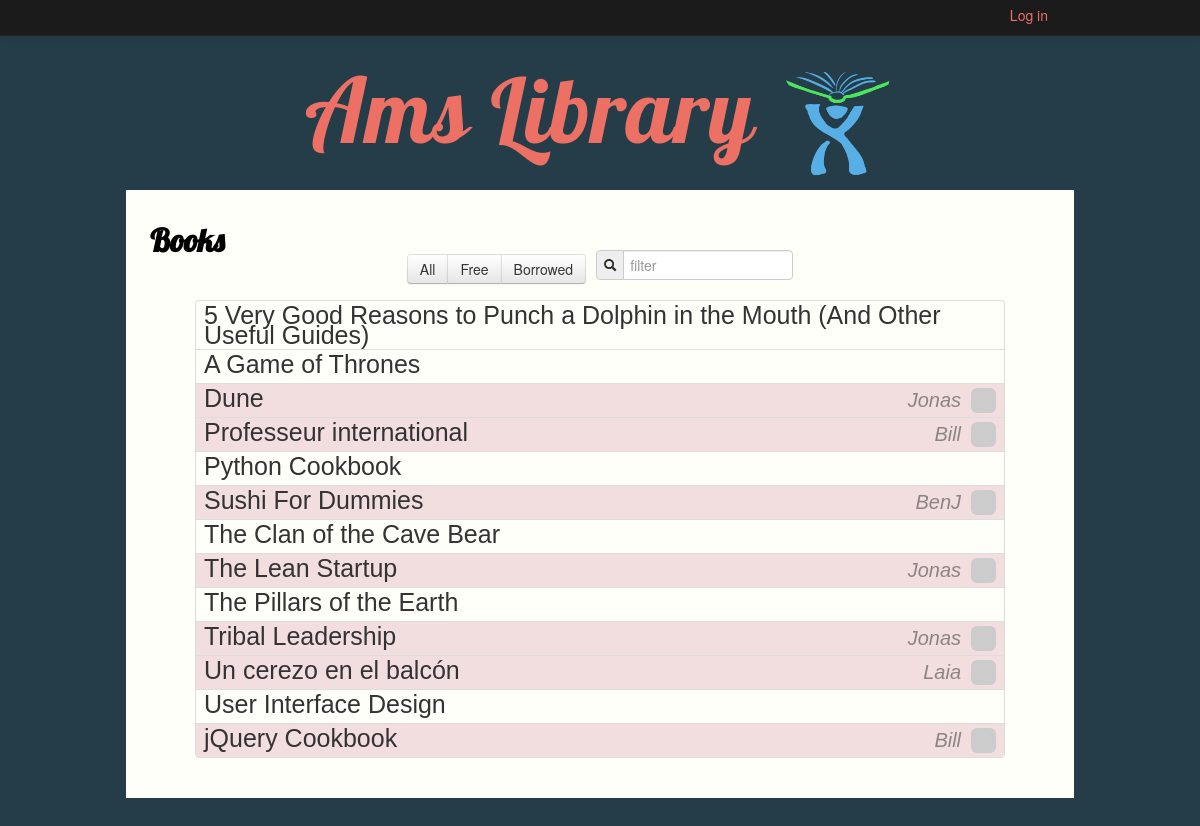
The page / on the database its author committed.
### tables this page shows
CREATE TABLE books (
  id integer primary key autoincrement,
  title string not null,
  description string,
  authors string,
  publisher string,
  publisherDate string,
  ISBN integer,
  thumbnail string,
  webReaderLink string,
  borrower string,
  borrowerGr string
);

### flaskr.py (the view)
@app.route("/")
def show_entries():
    db = get_db()
    cur = db.execute("select * from books order by title asc")
    books = cur.fetchall()
    borrowedBooks = None
    if session.get("logged_in"):
        borrowedBooks = db.execute("select * from books where borrower=? order by title asc", [session["username"]]).fetchall()
    return render_template("show_books.html", books=books, borrowedBooks=borrowedBooks)

### flaskr.py (called while the page is built)
def get_db():
    top = _app_ctx_stack.top
    if not hasattr(top, "sqlite_db"):
        sqlite_db = sqlite3.connect(app.config["DATABASE"])
        sqlite_db.row_factory = sqlite3.Row
        top.sqlite_db = sqlite_db
    return top.sqlite_db

@app.teardown_appcontext
def close_db_connection(exception):
    top = _app_ctx_stack.top
    if hasattr(top, "sqlite_db"):
        top.sqlite_db.close()

### templates/show_books.html (shortened to what this page needs)
{% extends "layout.html" %}
{% block body %}
    <h2>Books</h2>
    <div class="filter-books">
        <div class="btn-group filter-books inline">
            <button class="btn" onclick="filterAll()">All</button>
            <button class="btn" onclick="filterAvailable()">Free</button>
            <button class="btn" onclick="filterBorrowed()">Borrowed</button>
        </div>
        <div class="input-prepend filter-books inline">
            <span class="add-on"><i class="icon-search"></i></span>
            <input class="span2" id="prependedInput" type="text" placeholder="filter" onkeyup="filterTitle()">
        </div>
    </div>
    <table class="table table-bordered table-books">
        {% for book in books %}
            <tr {% if book.borrower %}class="error"{% endif %}
                onclick="location.href='{{ url_for('detail', post_id=book.id) }}'">
                <td>
                    {{ book.title }}
                    {% if book.borrowerGr %}
                        <div class="pull-right">
                            <em>{{ book.borrower }}</em>
                            <img src="{{ book.borrowerGr ~ "&s=25" }}" alt="img" height="25" width="25" class="img-rounded"/>
                        </div>
                    {% endif %}
                </td>
            </tr>
        {% else %}
            <em>Unbelievable. No books here so far!</em>
        {% endfor %}
    </table>
{% endblock %}

### templates/layout.html (shortened to what this page needs)
<!DOCTYPE html>
<html class="no-js">
<head>
    <link rel="stylesheet" href="{{ url_for("static", filename="css/bootstrap.min.css") }}">
    <link rel="stylesheet" href="{{ url_for("static", filename="css/bootstrap-responsive.min.css") }}">
    <link rel=stylesheet type=text/css href="{{ url_for("static", filename="style.css") }}">
</head>
<body>
<div class="navbar navbar-inverse navbar-fixed-top">
    <div class="navbar-perso navbar-inner">
        <div class="container">
            <div class="pull-right">
                {% if not session.logged_in %}
                    <a href="{{ url_for("login") }}">Log in</a>
                {% else %}
                    Logged as {{ session.username }}
                    <img src="{{ session.gravatar ~ "&s=25" }}" alt="img" height="25" width="25"/>
                    <a href="{{ url_for("logout") }}">Log out</a>
                {% endif %}
            </div>
        </div>
    </div>
</div>
<div class="row-fluid title">
    <div class="span12">
        <div><a href="{{ url_for("show_entries") }}">Ams Library</a></div>
        <img src="{{ url_for("static", filename="img/bookcharlie.png") }}">
    </div>
</div>
<div class="container">
    {% block body %}{% endblock %}
</div>
</body>
</html>

### static/style.css (style rules this page uses)
body { background: none repeat scroll 0% 0% rgb(37, 61, 72); }
.navbar-fixed-top { height: 50px; }
.navbar-fixed-top * { min-height: 0px; }
.container { max-width: 900px; }
.title { text-align: center; }
.title div { font-family: 'Lobster', cursive; color: #EC7063; font-size: 90px; letter-spacing: 1px; margin: auto; display: inline; }
.title img { height: 120px; width: 120px; }
.title .span12 { margin-bottom: 10px; }
h2 { font-family: 'Lobster', cursive; color: black; }
.navbar-perso { background-image: none !important; background-color: white; padding: 5px; min-height: 25px; color: white; }
.navbar-perso > * > * > * { margin: auto 2px; }
a { color: #EC7063; text-decoration: none; }
body > .container { background: #FFFFFA; padding: 20px 2%; font-family: sans-serif; }
.filter-books { text-align: center; top: -8px; position: relative; }
.filter-books > div { display: inline; margin: 0px 5px; }
.table { width: 90%; margin-left: auto; margin-right: auto; vertical-align: middle; }
table td em { font-size: 20px; margin-right: 3px; color: rgba(78, 78, 78, 0.62); }
.table td { font-size: 25px; padding: 4px 8px; height: 25px; }
.table-books tr { cursor: pointer; }

### templates/layout.html (style rules this page uses)
body { padding-top: 60px; padding-bottom: 40px; }

### rows shown on the page
books: title "5 Very Good Reasons to Punch a Dolphin in the Mouth (And Other Useful Guides)"
books: title "A Game of Thrones"
books: title "Dune", borrower "Jonas"
books: title "Professeur international", borrower "Bill"
books: title "Python Cookbook"
books: title "Sushi For Dummies", borrower "BenJ"
books: title "The Clan of the Cave Bear"
books: title "The Lean Startup", borrower "Jonas"
books: title "The Pillars of the Earth"
books: title "Tribal Leadership", borrower "Jonas"
books: title "Un cerezo en el balcón", borrower "Laia"
books: title "User Interface Design"
books: title "jQuery Cookbook", borrower "Bill"
